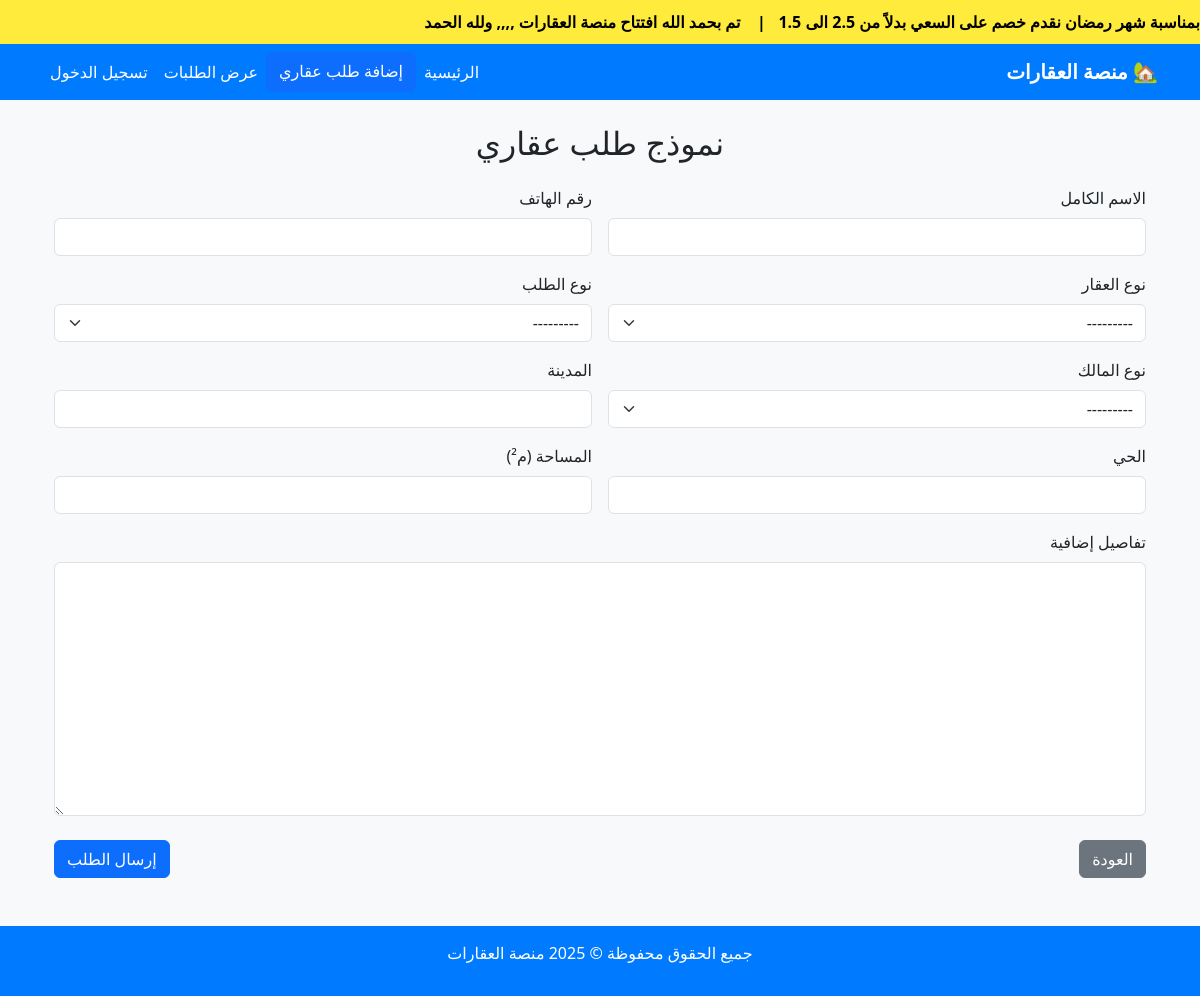
Screenshot of /طلب-عقار/ with the database file from the repository.
### properties/models.py (models this page shows, shortened)
class News(models.Model):
    title = models.CharField(max_length=255, verbose_name="عنوان الخبر")
    is_active = models.BooleanField(default=True, verbose_name="مفعل؟")
    created_at = models.DateTimeField(auto_now_add=True, verbose_name="تاريخ الإضافة")

### properties/forms.py
class PropertyRequestForm(forms.ModelForm):
    class Meta:
        model = PropertyRequest
        exclude = ['user']
        labels = {
            'full_name': 'الاسم الكامل',
            'phone': 'رقم الهاتف',
            'property_type': 'نوع العقار',
            'request_type': 'نوع الطلب',
            'owner_type': 'نوع المالك',
            'city': 'المدينة',
            'district': 'الحي',
            'area': 'المساحة',
            'details': 'تفاصيل إضافية',
        }

### properties/context_processors.py (called while the page is built)
def news_ticker(request):
    news_items = News.objects.filter(is_active=True).order_by('-created_at')
    return {'news_ticker_items': news_items}

### properties/views.py (called while the page is built)
def create_property_request(request):
    if request.method == 'POST':
        form = PropertyRequestForm(request.POST)
        if form.is_valid():
            prop_request = form.save(commit=False)
            if request.user.is_authenticated:
                prop_request.user = request.user
            prop_request.save()
            messages.success(request, "تم إرسال الطلب بنجاح ✅")
            return redirect('create_property_request')
    else:
        form = PropertyRequestForm()
    return render(request, 'properties/request_form.html', {'form': form})

### properties/templates/properties/request_form.html (shortened to what this page needs)
{% extends "base.html" %}
{% load widget_tweaks %}
{% block content %}
<div class="container mt-4">
    <h2 class="text-center mb-4">نموذج طلب عقاري</h2>
    <form method="post">
        <div class="row g-3">
            <div class="col-md-6">
                <label class="form-label">الاسم الكامل</label>
                {{ form.full_name|add_class:"form-control" }}
            </div>
            <div class="col-md-6">
                <label class="form-label">رقم الهاتف</label>
                {{ form.phone|add_class:"form-control" }}
            </div>
            <div class="col-md-6">
                <label class="form-label">نوع العقار</label>
                {{ form.property_type|add_class:"form-select" }}
            </div>
            <div class="col-md-6">
                <label class="form-label">نوع الطلب</label>
                {{ form.request_type|add_class:"form-select" }}
            </div>
            <div class="col-md-6">
                <label class="form-label">نوع المالك</label>
                {{ form.owner_type|add_class:"form-select" }}
            </div>
            <div class="col-md-6">
                <label class="form-label">المدينة</label>
                {{ form.city|add_class:"form-control" }}
            </div>
            <div class="col-md-6">
                <label class="form-label">الحي</label>
                {{ form.district|add_class:"form-control" }}
            </div>
            <div class="col-md-6">
                <label class="form-label">المساحة (م²)</label>
                {{ form.area|add_class:"form-control" }}
            </div>
            <div class="col-12">
                <label class="form-label">تفاصيل إضافية</label>
                {{ form.details|add_class:"form-control" }}
            </div>
        </div>
        <div class="d-flex justify-content-between mt-4">
            <a href="{% url 'home' %}" class="btn btn-secondary">العودة</a>
            <button type="submit" class="btn btn-primary">إرسال الطلب</button>
        </div>
    </form>
</div>
{% endblock %}

### properties/templates/base.html (shortened to what this page needs)
{% load static %}
<!DOCTYPE html>
<html lang="ar" dir="rtl">
<head>
    <link href="https://cdn.jsdelivr.net/npm/bootstrap@5.3.2/dist/css/bootstrap.rtl.min.css" rel="stylesheet">
    <link rel="stylesheet" href="{% static 'css/style.css' %}">
</head>
<body class="bg-light">
    {% if news_ticker_items %}
    <div class="news-ticker">
        <div class="ticker-content">
          {% for news in news_ticker_items %}
          {{ news.title }}{% if not forloop.last %}&nbsp;&nbsp;&nbsp;|&nbsp;&nbsp;&nbsp;{% endif %}
        {% endfor %}
        </div>
    </div>
    {% endif %}
    <nav class="navbar navbar-expand-lg">
        <div class="container">
            <a class="navbar-brand fw-bold" href="{% url 'home' %}">🏡 منصة العقارات</a>
            <div class="collapse navbar-collapse" id="navbarNav">
                <ul class="navbar-nav ms-auto">
                    <li class="nav-item"><a class="nav-link" href="{% url 'home' %}">الرئيسية</a></li>
                    <a href="{% url 'create_property_request' %}" class="btn btn-primary">إضافة طلب عقاري</a>
                    <li class="nav-item"><a class="nav-link" href="{% url 'property_requests' %}">عرض الطلبات</a></li>
                    {% if user.is_authenticated %}
                        <li class="nav-item"><a class="nav-link" href="{% url 'dashboard' %}">🎛️ لوحة التحكم</a></li>
                        <li class="nav-item">
                            <span class="nav-link fw-bold text-white">👤 {{ user.username }}</span>
                        </li>
                        <li class="nav-item">
                            <form method="post" action="{% url 'logout' %}" style="display:inline;">
                                {% csrf_token %}
                                <button type="submit" class="nav-link btn btn-link text-danger">تسجيل الخروج</button>
                            </form>
                        </li>
                    {% else %}
                        <li class="nav-item"><a class="nav-link" href="{% url 'login' %}">تسجيل الدخول</a></li>
                    {% endif %}
                </ul>
            </div>
        </div>
    </nav>
    <div class="container mt-4">
        {% block content %}
        {% endblock %}
    </div>
    <footer class="footer mt-5">
        <div class="container">
            <p>جميع الحقوق محفوظة © 2025 منصة العقارات</p>
        </div>
    </footer>
</body>
</html>

### static/css/style.css (style rules this page uses)
.news-ticker { background-color: #ffeb3b; overflow: hidden; white-space: nowrap; padding: 10px 0; position: relative; }
.ticker-content { display: inline-block; padding-left: 100%; animation: scroll-text 15s linear infinite; font-weight: bold; color: #000; }

### properties/templates/base.html (style rules this page uses)
.navbar { background-color: #007bff; }
.navbar .nav-link, .navbar .navbar-brand { color: white !important; }
.footer { background-color: #007bff; color: white; text-align: center; padding: 15px; margin-top: 20px; }
.news-ticker { background-color: #ffeb3b; overflow: hidden; white-space: nowrap; padding: 10px 0; position: relative; }
.ticker-content { display: inline-block; padding-left: 100%; animation: scroll-text 15s linear infinite; font-weight: bold; color: #000; }

### rows the page displays
News: title "بمناسبة شهر رمضان نقدم خصم على السعي بدلاً من 2.5 الى 1.5"
News: title "تم بحمد الله افتتاح منصة العقارات ,,,, ولله الحمد"
